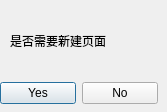
<?xml version="1.0" encoding="UTF-8"?>
<ui version="4.0">
 <class>My_openInterface</class>
 <widget class="QDialog" name="My_openInterface">
  <property name="geometry">
   <rect>
    <x>0</x>
    <y>0</y>
    <width>167</width>
    <height>112</height>
   </rect>
  </property>
  <property name="windowTitle">
   <string>Dialog</string>
  </property>
  <widget class="QLabel" name="label">
   <property name="geometry">
    <rect>
     <x>10</x>
     <y>10</y>
     <width>151</width>
     <height>61</height>
    </rect>
   </property>
   <property name="text">
    <string>是否需要新建页面</string>
   </property>
  </widget>
  <widget class="QWidget" name="">
   <property name="geometry">
    <rect>
     <x>0</x>
     <y>80</y>
     <width>158</width>
     <height>26</height>
    </rect>
   </property>
   <layout class="QHBoxLayout" name="horizontalLayout">
    <item>
     <widget class="QPushButton" name="Btn_yes">
      <property name="text">
       <string>Yes</string>
      </property>
     </widget>
    </item>
    <item>
     <widget class="QPushButton" name="Btn_no">
      <property name="text">
       <string>No</string>
      </property>
     </widget>
    </item>
   </layout>
  </widget>
 </widget>
 <resources/>
 <connections/>
</ui>
